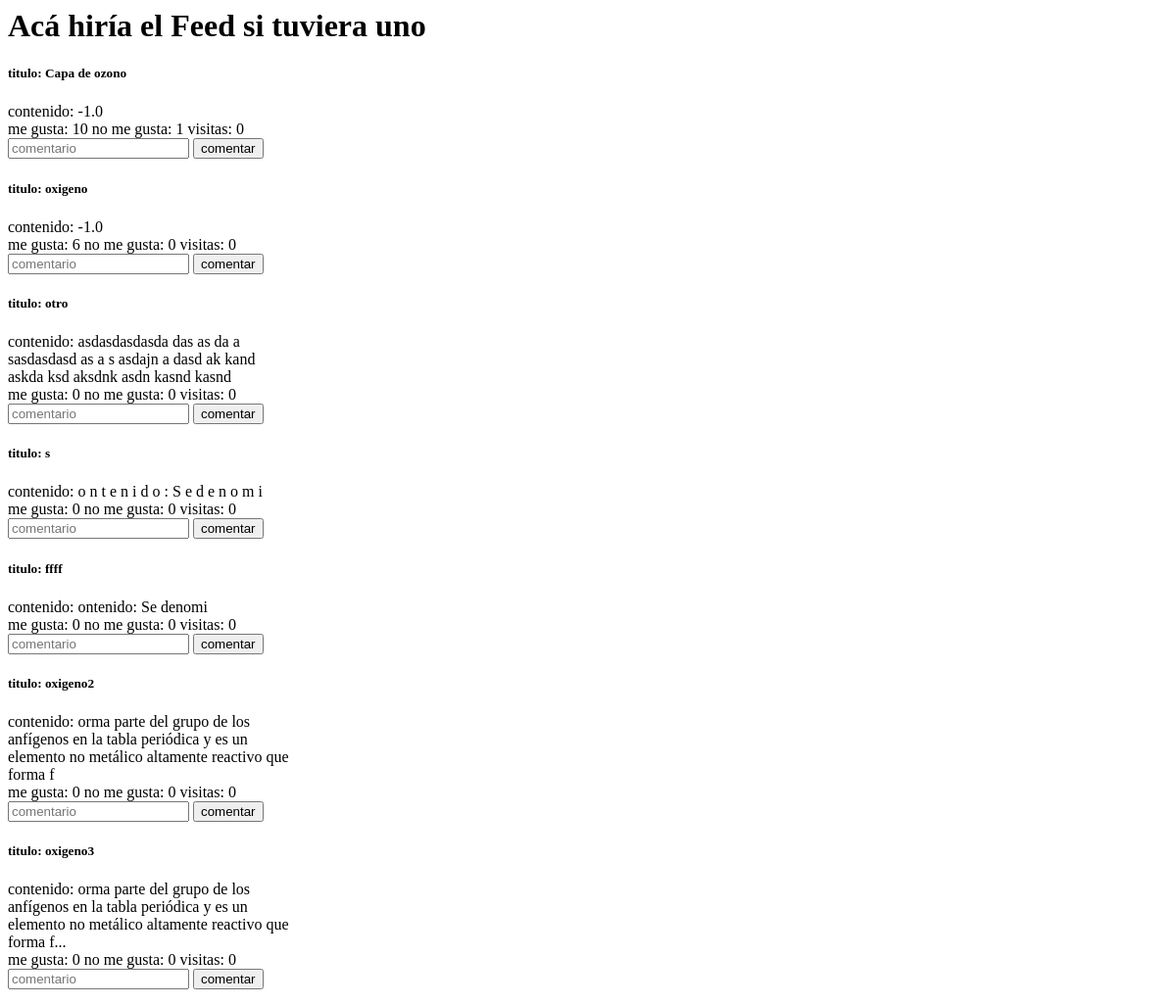
Before: / with the older database file.
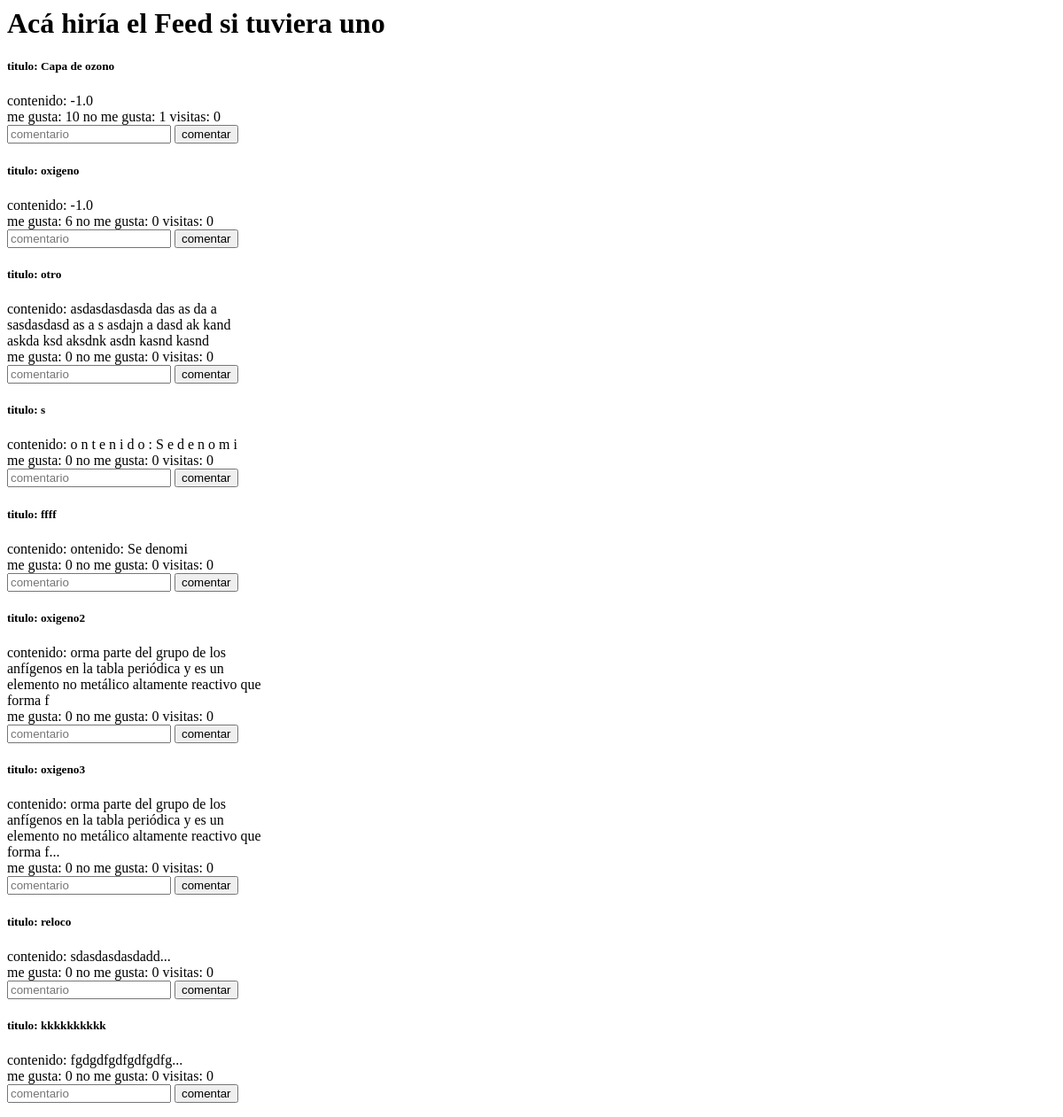
After: the same page with the newer database file.
### feed/models.py (models this page shows, shortened)
class post(models.Model):
    posteador = models.ForeignKey(usuario, on_delete=models.CASCADE, null=True)
    titulo = models.CharField(max_length=100)
    contenido = models.TextField()
    pre_contenido = models.TextField()
    tipo_17_ODS= models.CharField( choices=tipos , max_length=50, default=1)
    creado_en = models.DateTimeField(auto_now_add=True)
    actualizado_en = models.DateTimeField(auto_now=True)
    me_gusta = models.IntegerField(default=0)
    no_megusta = models.IntegerField(default=0)
    visitas = models.IntegerField(default=0)

### feed/views.py (the view)
# urls.py: path('', include('feed.urls')),
def feed(request):
    posteos = post.objects.all()
    return render(request,"feed.html",{'posteos':posteos})

### feed/templates/feed.html (shortened to what this page needs)
{% extends "base.html" %}
{% block content %}
    <h1>Acá hiría el Feed si tuviera uno</h1>
    {% for post in posteos %}
        <div class="card" style="width: 18rem;">
            <div class="card-body">
                <h5 class="card-title">titulo: {{ post.titulo }}</h5>
                <div class="card-text">contenido: {{ post.pre_contenido }}</div>
                <a>me gusta: {{post.me_gusta}}</a>
                <a>no me gusta: {{post.no_megusta}}</a>
                <a>visitas: {{post.visitas}}</a>
                <br>
                <form action="crear_comentario/" method="POST" > {% csrf_token %}
                    <input type="text" name="txtcontenido" id="txtcontenido" placeholder="comentario">
                   <button type="submit">comentar</button>
                </form>
            </div>
        </div>
    {% endfor %}
{% endblock %}

Changed rows visible on the page:
added post: titulo "reloco", pre_contenido "sdasdasdasdadd...", me_gusta "0", no_megusta "0", visitas "0"
added post: titulo "kkkkkkkkkk", pre_contenido "fgdgdfgdfgdfgdfg...", me_gusta "0", no_megusta "0", visitas "0"
